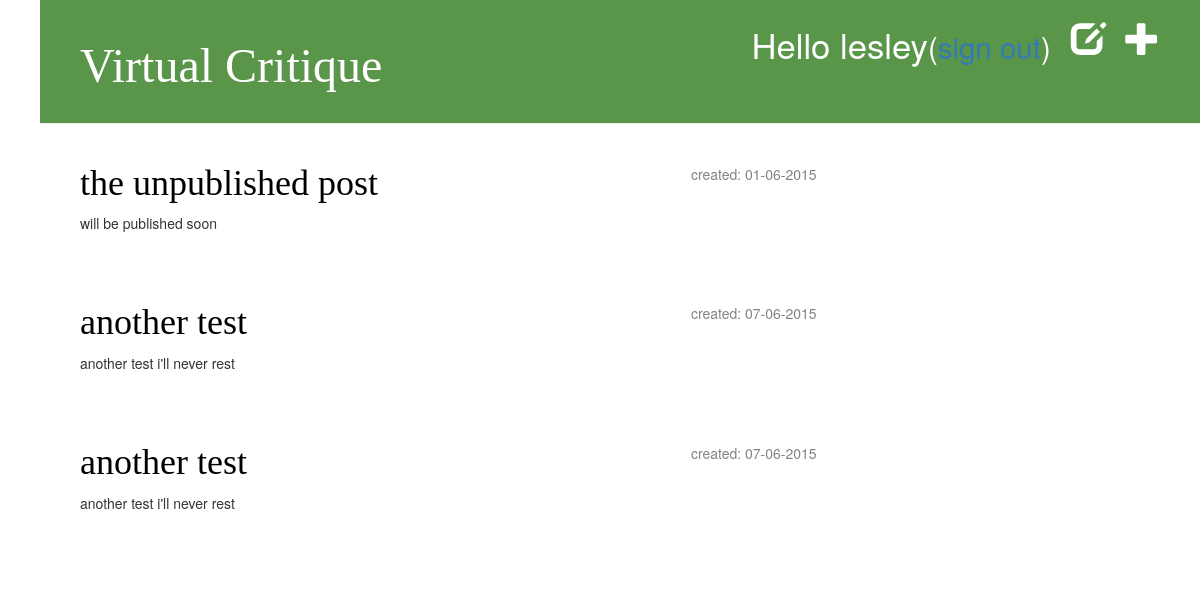
Page /drafts/ (signed in) on the earlier database version.
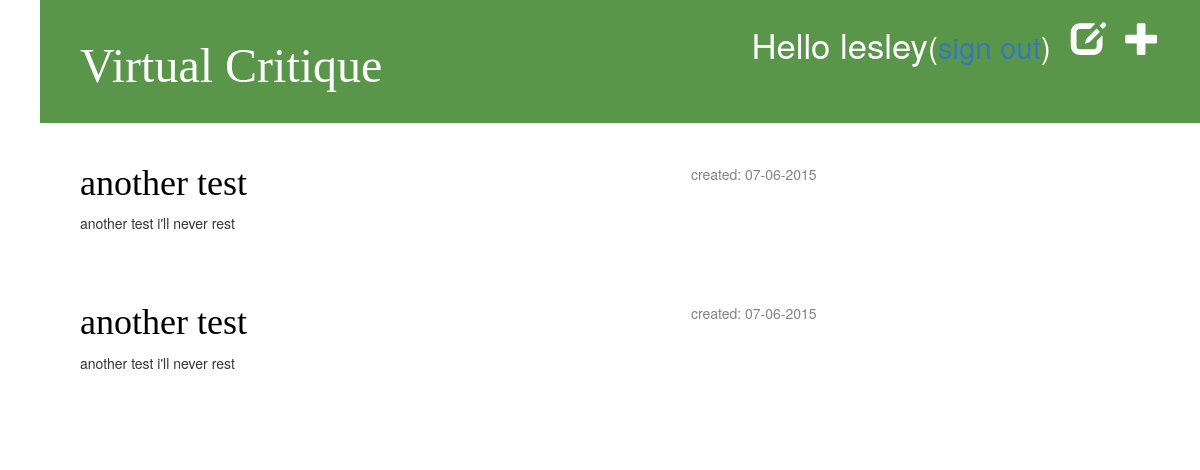
Same page on the later database version.
### entry/models.py (models this page shows, shortened)
class Post(models.Model):
    author = models.ForeignKey('auth.User')
    title = models.CharField(max_length=200)
    text = models.TextField(blank=True)
    create_date = models.DateTimeField(default=timezone.now)
    publish_date = models.DateTimeField(blank=True, null=True)

### entry/views.py (the view)
# urls.py: url(r'^drafts/$', views.post_draft_list, name='post_draft_list'),
@login_required
def post_draft_list(request):
    posts = Post.objects.filter(publish_date__isnull=True).order_by('create_date')
    return render(request, 'entry/post_draft_list.html', {'posts': posts})

### entry/templates/entry/post_draft_list.html
{% extends 'entry/base.html' %}
{% block content %}
    {% for post in posts %}
        <div class="post">
            <p class="date">created: {{ post.create_date|date:'d-m-Y' }}</p>
            <h1><a href="{% url 'entry.views.post_detail' pk=post.pk %}">{{ post.title }}</a></h1>
            <p>{{ post.text|truncatechars:200 }}</p>
        </div>
    {% endfor %}
{% endblock %}

Differences in the rows shown:
no longer on this page (row edited): Post: create_date "01-06-2015", title "the unpublished post", text "will be published soon"
